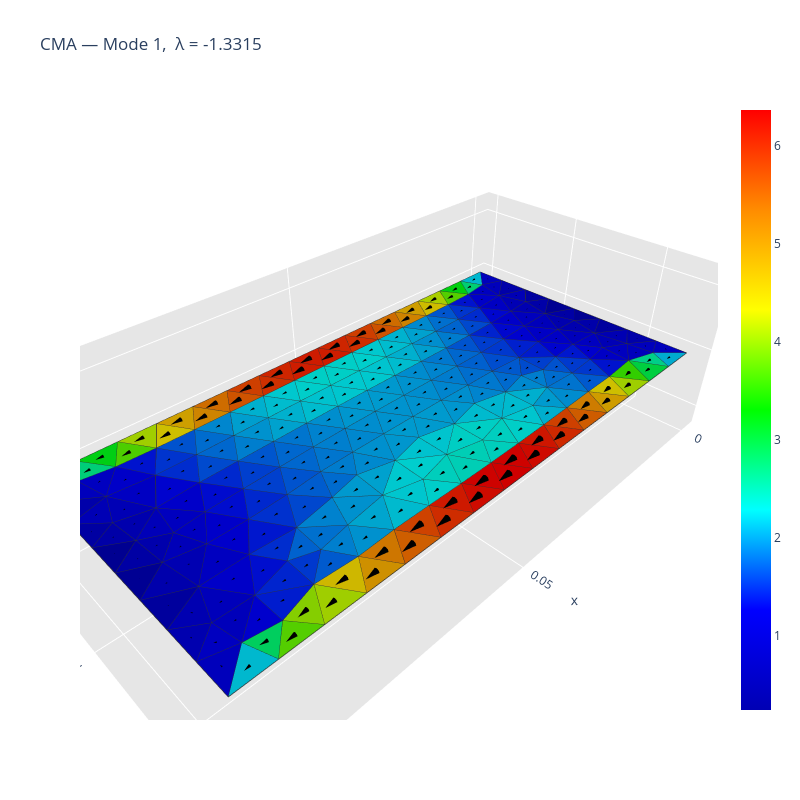
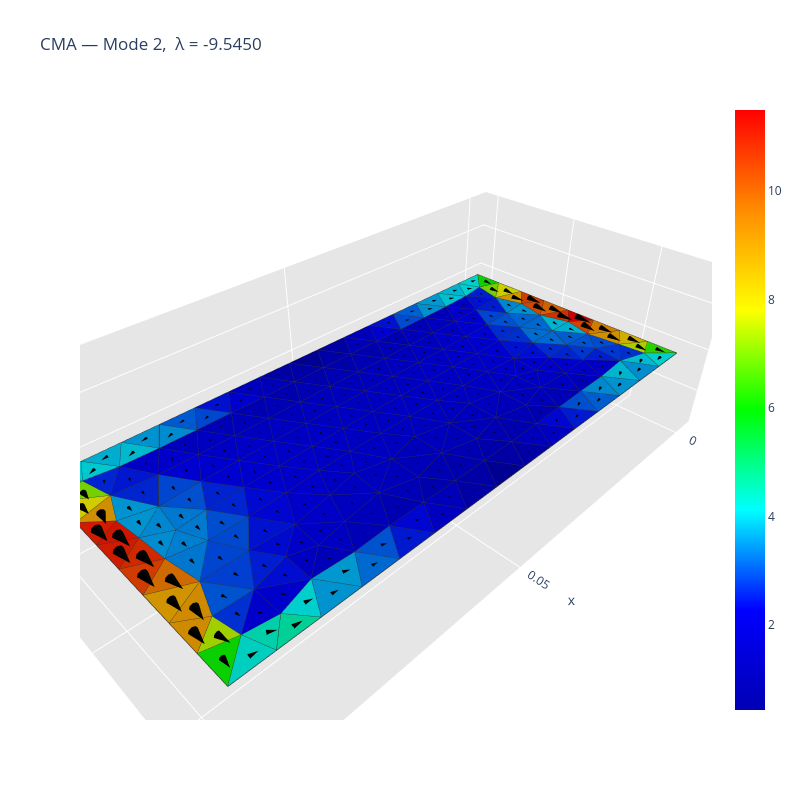
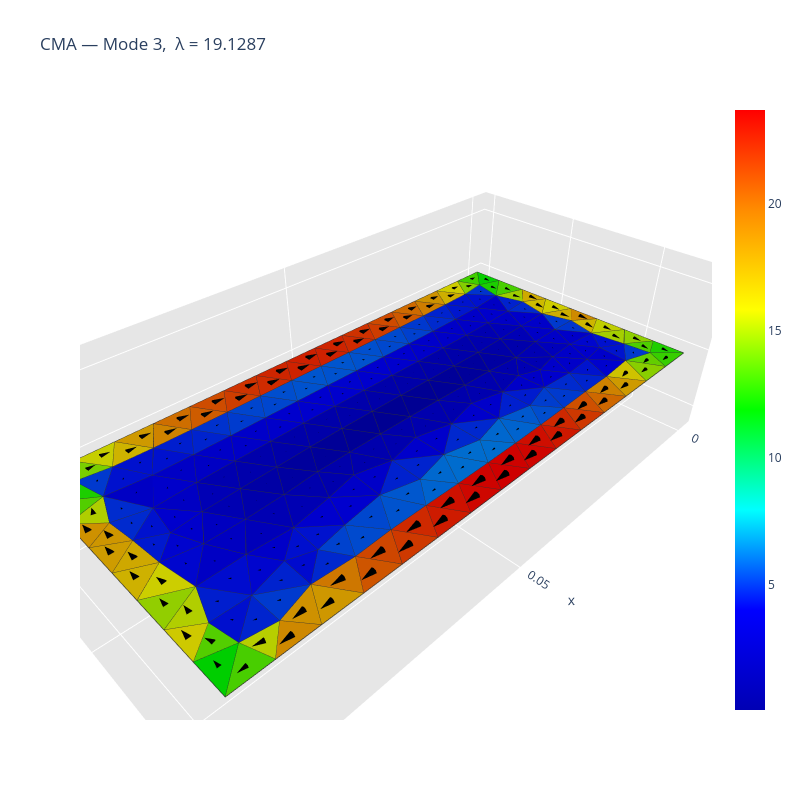
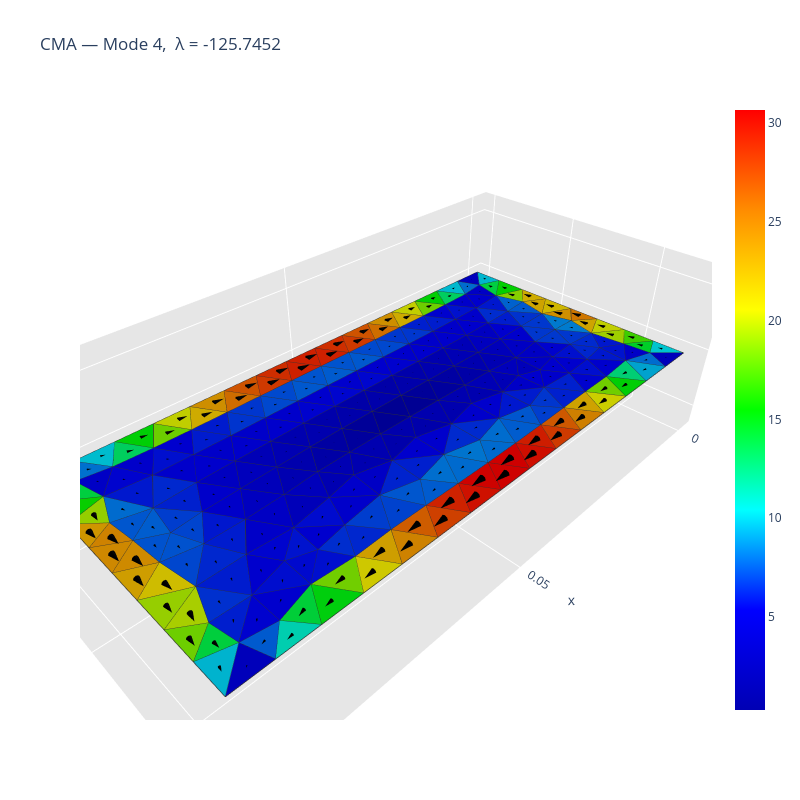

Source (notebook cell) for these figures, in order:
### Code cell
# 4. Characteristic currents of the first 4 modes, at the plate's design frequency
n_modes_cma = 4
modal_data = cma_algorithm(path, frequency=frequency, n_modes=n_modes_cma,
                           show=True, save_image=False, show_current_arrows=True)

### Figure 1 — Plotly figure (JSON) as saved in the notebook; plotly's stock layout.template omitted (floating-point values rounded to 4 significant figures; data arrays with more than 128 entries replaced by an {"elided": "..."} marker saying what was removed)
{"data": [{"facecolor": {"elided": "284 str values"}, "i": {"elided": "284 int values"}, "j": {"elided": "284 int values"}, "k": {"elided": "284 int values"}, "name": "", "type": "mesh3d", "x": {"elided": "166 float values"}, "y": {"elided": "166 float values"}, "z": {"elided": "166 float values"}}, {"line": {"color": "rgb(50, 50, 50)", "width": 1.5}, "mode": "lines", "showlegend": false, "type": "scatter3d", "x": {"elided": "1420 float values"}, "y": {"elided": "1420 float values"}, "z": {"elided": "1420 int values"}}, {"hoverinfo": "none", "marker": {"color": [0.2408, 6.364], "colorscale": [[0, "rgb(0, 0, 180)"], [0.1667, "rgb(0, 0, 255)"], [0.3333, "rgb(0, 255, 255)"], [0.5, "rgb(0, 255, 0)"], [0.6667, "rgb(255, 255, 0)"], [0.8333, "rgb(255, 140, 0)"], [1, "rgb(255, 0, 0)"]], "showscale": true, "size": 0.1}, "mode": "markers", "showlegend": false, "type": "scatter3d", "x": [0.0], "y": [0.0], "z": [0.0]}, {"anchor": "tail", "colorscale": [[0, "black"], [1, "black"]], "name": "Current direction", "showscale": false, "sizemode": "absolute", "sizeref": 0.004, "type": "cone", "u": {"elided": "284 float values"}, "v": {"elided": "284 float values"}, "w": {"elided": "284 float values"}, "x": {"elided": "284 float values"}, "y": {"elided": "284 float values"}, "z": {"elided": "284 float values"}}], "layout": {"height": 800, "legend": {"bgcolor": "rgba(255,255,255,0.7)", "bordercolor": "lightgray", "borderwidth": 1, "x": 0.2, "xanchor": "left", "y": 0.9, "yanchor": "top"}, "scene": {"aspectratio": {"x": 1, "y": 0.5, "z": 0.3}, "camera": {"eye": {"x": 0.65, "y": 0.65, "z": 0.65}}, "xaxis": {"backgroundcolor": "rgb(230, 230, 230)", "gridcolor": "rgb(255, 255, 255)", "showbackground": true, "zerolinecolor": "rgb(255, 255, 255)"}, "yaxis": {"backgroundcolor": "rgb(230, 230, 230)", "gridcolor": "rgb(255, 255, 255)", "showbackground": true, "zerolinecolor": "rgb(255, 255, 255)"}, "zaxis": {"backgroundcolor": "rgb(230, 230, 230)", "gridcolor": "rgb(255, 255, 255)", "showbackground": true, "zerolinecolor": "rgb(255, 255, 255)"}}, "title": {"text": "CMA — Mode 1,  λ = -1.3315"}, "width": 800}}

### Figure 2 — Plotly figure (JSON) as saved in the notebook; plotly's stock layout.template omitted (floating-point values rounded to 4 significant figures; data arrays with more than 128 entries replaced by an {"elided": "..."} marker saying what was removed)
{"data": [{"facecolor": {"elided": "284 str values"}, "i": {"elided": "284 int values"}, "j": {"elided": "284 int values"}, "k": {"elided": "284 int values"}, "name": "", "type": "mesh3d", "x": {"elided": "166 float values"}, "y": {"elided": "166 float values"}, "z": {"elided": "166 float values"}}, {"line": {"color": "rgb(50, 50, 50)", "width": 1.5}, "mode": "lines", "showlegend": false, "type": "scatter3d", "x": {"elided": "1420 float values"}, "y": {"elided": "1420 float values"}, "z": {"elided": "1420 int values"}}, {"hoverinfo": "none", "marker": {"color": [0.4296, 11.49], "colorscale": [[0, "rgb(0, 0, 180)"], [0.1667, "rgb(0, 0, 255)"], [0.3333, "rgb(0, 255, 255)"], [0.5, "rgb(0, 255, 0)"], [0.6667, "rgb(255, 255, 0)"], [0.8333, "rgb(255, 140, 0)"], [1, "rgb(255, 0, 0)"]], "showscale": true, "size": 0.1}, "mode": "markers", "showlegend": false, "type": "scatter3d", "x": [0.0], "y": [0.0], "z": [0.0]}, {"anchor": "tail", "colorscale": [[0, "black"], [1, "black"]], "name": "Current direction", "showscale": false, "sizemode": "absolute", "sizeref": 0.004, "type": "cone", "u": {"elided": "284 float values"}, "v": {"elided": "284 float values"}, "w": {"elided": "284 float values"}, "x": {"elided": "284 float values"}, "y": {"elided": "284 float values"}, "z": {"elided": "284 float values"}}], "layout": {"height": 800, "legend": {"bgcolor": "rgba(255,255,255,0.7)", "bordercolor": "lightgray", "borderwidth": 1, "x": 0.2, "xanchor": "left", "y": 0.9, "yanchor": "top"}, "scene": {"aspectratio": {"x": 1, "y": 0.5, "z": 0.3}, "camera": {"eye": {"x": 0.65, "y": 0.65, "z": 0.65}}, "xaxis": {"backgroundcolor": "rgb(230, 230, 230)", "gridcolor": "rgb(255, 255, 255)", "showbackground": true, "zerolinecolor": "rgb(255, 255, 255)"}, "yaxis": {"backgroundcolor": "rgb(230, 230, 230)", "gridcolor": "rgb(255, 255, 255)", "showbackground": true, "zerolinecolor": "rgb(255, 255, 255)"}, "zaxis": {"backgroundcolor": "rgb(230, 230, 230)", "gridcolor": "rgb(255, 255, 255)", "showbackground": true, "zerolinecolor": "rgb(255, 255, 255)"}}, "title": {"text": "CMA — Mode 2,  λ = -9.5450"}, "width": 800}}

### Figure 3 — Plotly figure (JSON) as saved in the notebook; plotly's stock layout.template omitted (floating-point values rounded to 4 significant figures; data arrays with more than 128 entries replaced by an {"elided": "..."} marker saying what was removed)
{"data": [{"facecolor": {"elided": "284 str values"}, "i": {"elided": "284 int values"}, "j": {"elided": "284 int values"}, "k": {"elided": "284 int values"}, "name": "", "type": "mesh3d", "x": {"elided": "166 float values"}, "y": {"elided": "166 float values"}, "z": {"elided": "166 float values"}}, {"line": {"color": "rgb(50, 50, 50)", "width": 1.5}, "mode": "lines", "showlegend": false, "type": "scatter3d", "x": {"elided": "1420 float values"}, "y": {"elided": "1420 float values"}, "z": {"elided": "1420 int values"}}, {"hoverinfo": "none", "marker": {"color": [0.08604, 23.7], "colorscale": [[0, "rgb(0, 0, 180)"], [0.1667, "rgb(0, 0, 255)"], [0.3333, "rgb(0, 255, 255)"], [0.5, "rgb(0, 255, 0)"], [0.6667, "rgb(255, 255, 0)"], [0.8333, "rgb(255, 140, 0)"], [1, "rgb(255, 0, 0)"]], "showscale": true, "size": 0.1}, "mode": "markers", "showlegend": false, "type": "scatter3d", "x": [0.0], "y": [0.0], "z": [0.0]}, {"anchor": "tail", "colorscale": [[0, "black"], [1, "black"]], "name": "Current direction", "showscale": false, "sizemode": "absolute", "sizeref": 0.004, "type": "cone", "u": {"elided": "284 float values"}, "v": {"elided": "284 float values"}, "w": {"elided": "284 float values"}, "x": {"elided": "284 float values"}, "y": {"elided": "284 float values"}, "z": {"elided": "284 float values"}}], "layout": {"height": 800, "legend": {"bgcolor": "rgba(255,255,255,0.7)", "bordercolor": "lightgray", "borderwidth": 1, "x": 0.2, "xanchor": "left", "y": 0.9, "yanchor": "top"}, "scene": {"aspectratio": {"x": 1, "y": 0.5, "z": 0.3}, "camera": {"eye": {"x": 0.65, "y": 0.65, "z": 0.65}}, "xaxis": {"backgroundcolor": "rgb(230, 230, 230)", "gridcolor": "rgb(255, 255, 255)", "showbackground": true, "zerolinecolor": "rgb(255, 255, 255)"}, "yaxis": {"backgroundcolor": "rgb(230, 230, 230)", "gridcolor": "rgb(255, 255, 255)", "showbackground": true, "zerolinecolor": "rgb(255, 255, 255)"}, "zaxis": {"backgroundcolor": "rgb(230, 230, 230)", "gridcolor": "rgb(255, 255, 255)", "showbackground": true, "zerolinecolor": "rgb(255, 255, 255)"}}, "title": {"text": "CMA — Mode 3,  λ = 19.1287"}, "width": 800}}

### Figure 4 — Plotly figure (JSON) as saved in the notebook; plotly's stock layout.template omitted (floating-point values rounded to 4 significant figures; data arrays with more than 128 entries replaced by an {"elided": "..."} marker saying what was removed)
{"data": [{"facecolor": {"elided": "284 str values"}, "i": {"elided": "284 int values"}, "j": {"elided": "284 int values"}, "k": {"elided": "284 int values"}, "name": "", "type": "mesh3d", "x": {"elided": "166 float values"}, "y": {"elided": "166 float values"}, "z": {"elided": "166 float values"}}, {"line": {"color": "rgb(50, 50, 50)", "width": 1.5}, "mode": "lines", "showlegend": false, "type": "scatter3d", "x": {"elided": "1420 float values"}, "y": {"elided": "1420 float values"}, "z": {"elided": "1420 int values"}}, {"hoverinfo": "none", "marker": {"color": [0.2807, 30.67], "colorscale": [[0, "rgb(0, 0, 180)"], [0.1667, "rgb(0, 0, 255)"], [0.3333, "rgb(0, 255, 255)"], [0.5, "rgb(0, 255, 0)"], [0.6667, "rgb(255, 255, 0)"], [0.8333, "rgb(255, 140, 0)"], [1, "rgb(255, 0, 0)"]], "showscale": true, "size": 0.1}, "mode": "markers", "showlegend": false, "type": "scatter3d", "x": [0.0], "y": [0.0], "z": [0.0]}, {"anchor": "tail", "colorscale": [[0, "black"], [1, "black"]], "name": "Current direction", "showscale": false, "sizemode": "absolute", "sizeref": 0.004, "type": "cone", "u": {"elided": "284 float values"}, "v": {"elided": "284 float values"}, "w": {"elided": "284 float values"}, "x": {"elided": "284 float values"}, "y": {"elided": "284 float values"}, "z": {"elided": "284 float values"}}], "layout": {"height": 800, "legend": {"bgcolor": "rgba(255,255,255,0.7)", "bordercolor": "lightgray", "borderwidth": 1, "x": 0.2, "xanchor": "left", "y": 0.9, "yanchor": "top"}, "scene": {"aspectratio": {"x": 1, "y": 0.5, "z": 0.3}, "camera": {"eye": {"x": 0.65, "y": 0.65, "z": 0.65}}, "xaxis": {"backgroundcolor": "rgb(230, 230, 230)", "gridcolor": "rgb(255, 255, 255)", "showbackground": true, "zerolinecolor": "rgb(255, 255, 255)"}, "yaxis": {"backgroundcolor": "rgb(230, 230, 230)", "gridcolor": "rgb(255, 255, 255)", "showbackground": true, "zerolinecolor": "rgb(255, 255, 255)"}, "zaxis": {"backgroundcolor": "rgb(230, 230, 230)", "gridcolor": "rgb(255, 255, 255)", "showbackground": true, "zerolinecolor": "rgb(255, 255, 255)"}}, "title": {"text": "CMA — Mode 4,  λ = -125.7452"}, "width": 800}}
